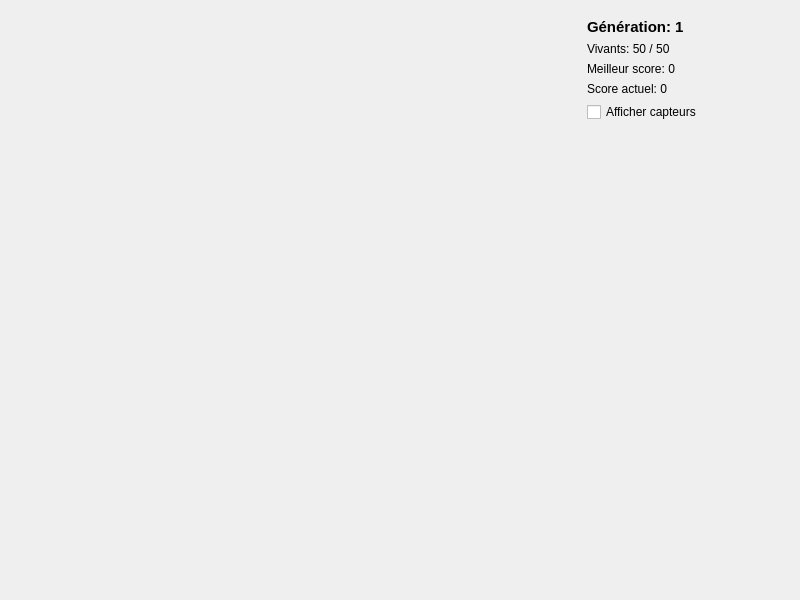
<?xml version="1.0" encoding="UTF-8"?>
<ui version="4.0">
 <class>MainWindow</class>
 <widget class="QMainWindow" name="MainWindow">
  <property name="geometry">
   <rect>
    <x>0</x>
    <y>0</y>
    <width>800</width>
    <height>600</height>
   </rect>
  </property>
  <property name="windowTitle">
   <string>FlappyIA - Réseau de neurones + Algorithme génétique</string>
  </property>
  <property name="windowIcon">
   <iconset resource="qtflappyia.qrc">
    <normaloff>:/images/icon.png</normaloff>:/images/icon.png</iconset>
  </property>
  <widget class="QWidget" name="centralwidget">
   <layout class="QHBoxLayout" name="horizontalLayout">
    <item>
     <widget class="SceneWidget" name="sceneWidget" native="true">
      <property name="minimumSize">
       <size>
        <width>563</width>
        <height>510</height>
       </size>
      </property>
      <property name="maximumSize">
       <size>
        <width>563</width>
        <height>510</height>
       </size>
      </property>
     </widget>
    </item>
    <item>
     <widget class="QWidget" name="panelWidget" native="true">
      <layout class="QVBoxLayout" name="verticalLayout">
       <item>
        <widget class="QLabel" name="labelGen">
         <property name="text">
          <string>Génération: 1</string>
         </property>
         <property name="font">
          <font>
           <pointsize>11</pointsize>
           <bold>true</bold>
          </font>
         </property>
        </widget>
       </item>
       <item>
        <widget class="QLabel" name="labelAlive">
         <property name="text">
          <string>Vivants: 50 / 50</string>
         </property>
        </widget>
       </item>
       <item>
        <widget class="QLabel" name="labelBestScore">
         <property name="text">
          <string>Meilleur score: 0</string>
         </property>
        </widget>
       </item>
       <item>
        <widget class="QLabel" name="labelCurScore">
         <property name="text">
          <string>Score actuel: 0</string>
         </property>
        </widget>
       </item>
       <item>
        <widget class="QCheckBox" name="checkSensors">
         <property name="text">
          <string>Afficher capteurs</string>
         </property>
        </widget>
       </item>
       <item>
        <spacer name="verticalSpacer">
         <property name="orientation">
          <enum>Qt::Vertical</enum>
         </property>
         <property name="sizeHint" stdset="0">
          <size>
           <width>20</width>
           <height>40</height>
          </size>
         </property>
        </spacer>
       </item>
      </layout>
     </widget>
    </item>
   </layout>
  </widget>
 </widget>
 <customwidgets>
  <customwidget>
   <class>SceneWidget</class>
   <extends>QWidget</extends>
   <header>scenewidget.h</header>
   <container>1</container>
  </customwidget>
 </customwidgets>
 <resources>
  <include location="qtflappyia.qrc"/>
 </resources>
 <connections/>
</ui>
